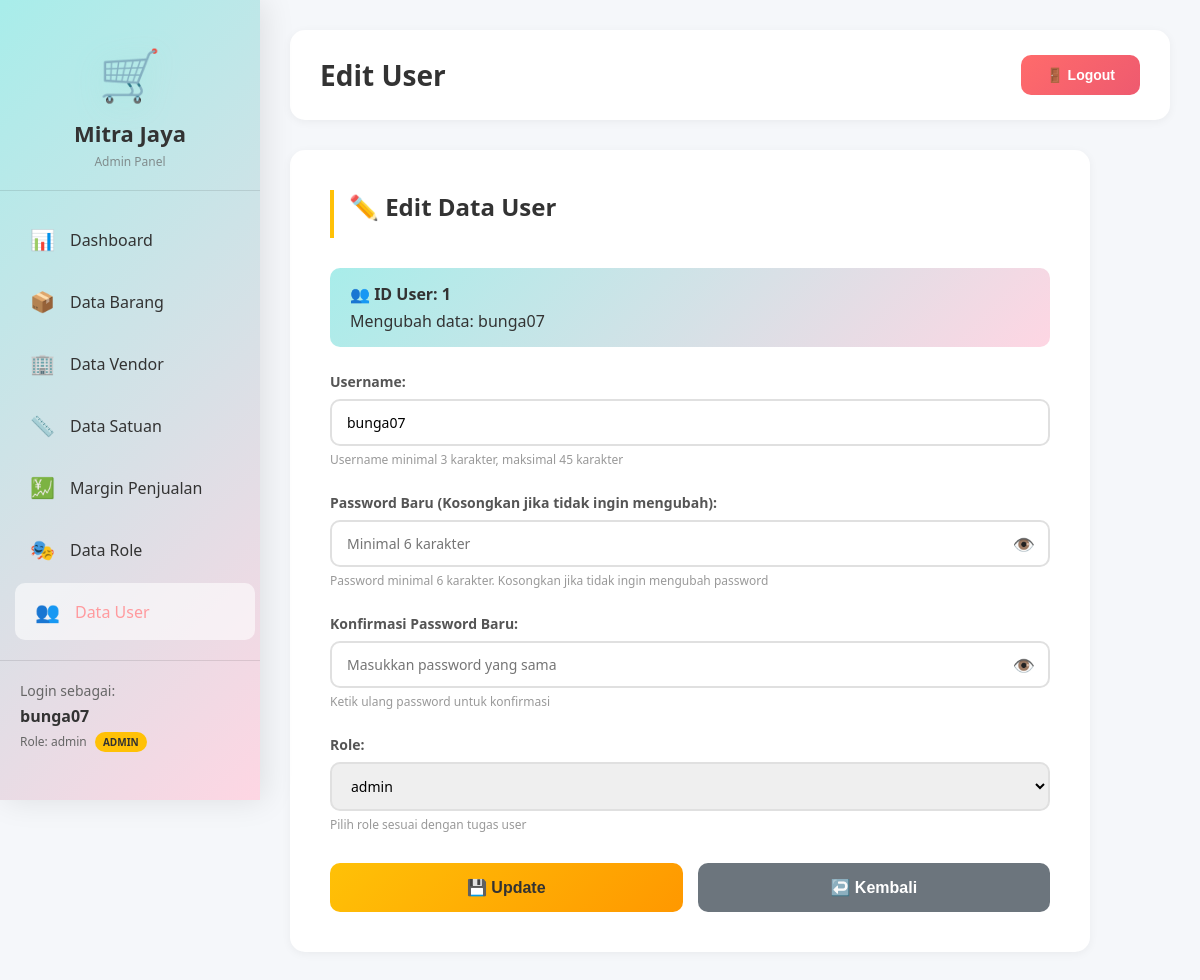
The app's page /user/updateuser.php?id=1 (signed in) with its own data.
### tables this page shows
CREATE TABLE `user` (
  `iduser` int(11) NOT NULL AUTO_INCREMENT,
  `username` varchar(45) NOT NULL,
  `password` varchar(100) NOT NULL,
  `idrole` int(11) DEFAULT NULL,
  PRIMARY KEY (`iduser`),
  KEY `idrole` (`idrole`),
  CONSTRAINT `user_ibfk_1` FOREIGN KEY (`idrole`) REFERENCES `role` (`idrole`)
);

CREATE TABLE `role` (
  `idrole` int(11) NOT NULL AUTO_INCREMENT,
  `nama_role` varchar(100) NOT NULL,
  PRIMARY KEY (`idrole`)
);

### user/updateuser.php (the view, shortened to what this page needs)
<?php
$host = 'localhost';
$dbname = 'db_mitrajayasupermarket';
$db_username = 'root';
$db_password = '';
$user = null;
try {
    $conn = new PDO("mysql:host=$host;dbname=$dbname", $db_username, $db_password);
    $conn->setAttribute(PDO::ATTR_ERRMODE, PDO::ERRMODE_EXCEPTION);
    $id = $_GET['id'];
    $stmt = $conn->prepare("SELECT * FROM user WHERE iduser = ?");
    $stmt->execute([$id]);
    $user = $stmt->fetch(PDO::FETCH_ASSOC);
    $stmt = $conn->query("SELECT idrole, nama_role FROM role ORDER BY nama_role");
    $roles = $stmt->fetchAll(PDO::FETCH_ASSOC);
} catch(PDOException $e) {
    $error = "Error: " . $e->getMessage();
}
?>
<!DOCTYPE html>
<html lang="id">
<head>
</head>
<body>
    <div class="sidebar">
        <div class="logo">
            <div class="logo-icon">🛒</div>
            <h2>Mitra Jaya</h2>
            <p>Admin Panel</p>
        </div>
        <ul class="menu">
            <li><a href="../dashboard/dashboardadmin.php"><span class="menu-icon">📊</span> Dashboard</a></li>
            <li><a href="../barang/indexbarang.php"><span class="menu-icon">📦</span> Data Barang</a></li>
            <li><a href="../vendor/indexvendor.php"><span class="menu-icon">🏢</span> Data Vendor</a></li>
            <li><a href="../satuan/indexsatuan.php"><span class="menu-icon">📏</span> Data Satuan</a></li>
            <li><a href="../margin_penjualan/indexmargin.php"><span class="menu-icon">💹</span> Margin Penjualan</a></li>
            <li><a href="../role/indexrole.php"><span class="menu-icon">🎭</span> Data Role</a></li>
            <li><a href="indexuser.php" class="active"><span class="menu-icon">👥</span> Data User</a></li>
        </ul>
        <div class="user-info">
            <p>Login sebagai:</p>
            <strong><?php echo $_SESSION['username']; ?></strong>
            <p style="margin-top: 5px; font-size: 12px;">
                Role: <?php echo $_SESSION['role_name']; ?>
                <?php if ($_SESSION['role_id'] == 2): ?>
                    <span class="role-badge role-superadmin">⭐ SUPER</span>
                <?php elseif ($_SESSION['role_id'] == 1): ?>
                    <span class="role-badge role-admin">ADMIN</span>
                <?php endif; ?>
            </p>
        </div>
    </div>
    <div class="main-content">
        <div class="header">
            <h1>Edit User</h1>
            <button class="btn-logout" onclick="window.location.href='../login/logout.php'">
                🚪 Logout
            </button>
        </div>
        <div class="form-card">
            <h2 class="page-title">✏️ Edit Data User</h2>
            <div class="info-box">
                <strong>👥 ID User: <?php echo $user['iduser']; ?></strong>
                Mengubah data: <?php echo htmlspecialchars($user['username']); ?>
            </div>
            <form method="POST" action="">
                <div class="form-group">
                    <label for="username">Username:</label>
                    <input type="text" id="username" name="username" required
                           value="<?php echo htmlspecialchars($user['username']); ?>"
                           placeholder="Contoh: johndoe123"
                           minlength="3" maxlength="45">
                    <div class="input-hint">Username minimal 3 karakter, maksimal 45 karakter</div>
                </div>
                <div class="form-group">
                    <label for="password">Password Baru (Kosongkan jika tidak ingin mengubah):</label>
                    <div class="password-toggle">
                        <input type="password" id="password" name="password"
                               placeholder="Minimal 6 karakter"
                               minlength="6">
                        <span class="toggle-icon" onclick="togglePassword('password')">👁️</span>
                    </div>
                    <div class="input-hint">Password minimal 6 karakter. Kosongkan jika tidak ingin mengubah password</div>
                </div>
                <div class="form-group">
                    <label for="confirm_password">Konfirmasi Password Baru:</label>
                    <div class="password-toggle">
                        <input type="password" id="confirm_password" name="confirm_password"
                               placeholder="Masukkan password yang sama"
                               minlength="6">
                        <span class="toggle-icon" onclick="togglePassword('confirm_password')">👁️</span>
                    </div>
                    <div class="input-hint">Ketik ulang password untuk konfirmasi</div>
                </div>
                <div class="form-group">
                    <label for="idrole">Role:</label>
                    <select id="idrole" name="idrole" required>
                        <?php foreach ($roles as $role): ?>
                            <option value="<?php echo $role['idrole']; ?>"
                                <?php echo ($role['idrole'] == $user['idrole']) ? 'selected' : ''; ?>>
                                <?php echo htmlspecialchars($role['nama_role']); ?>
                            </option>
                        <?php endforeach; ?>
                    </select>
                    <div class="input-hint">Pilih role sesuai dengan tugas user</div>
                </div>
                <div class="button-group">
                    <button type="submit" class="btn btn-warning">
                        💾 Update
                    </button>
                    <button type="button" class="btn btn-secondary" onclick="window.location.href='indexuser.php'">
                        ↩️ Kembali
                    </button>
                </div>
            </form>
        </div>
    </div>
</body>
</html>

### user/updateuser.php (style rules this page uses)
* { margin: 0; padding: 0; box-sizing: border-box; }
body { font-family: 'Segoe UI', Tahoma, Geneva, Verdana, sans-serif; background: #f5f7fa; display: flex; }
.sidebar { width: 260px; background: linear-gradient(135deg, #a8edea 0%, #fed6e3 100%); min-height: 100vh; color: #333; padding: 20px 0; position: fixed; left: 0; top: 0; box-shadow: 4px 0 30px rgba(0, 0, 0, 0.1); }
.logo { text-align: center; padding: 20px; border-bottom: 1px solid rgba(0,0,0,0.1); margin-bottom: 20px; }
.logo-icon { font-size: 50px; margin-bottom: 10px; filter: drop-shadow(0 5px 15px rgba(116, 235, 213, 0.3)); }
.logo h2 { font-size: 22px; margin-bottom: 5px; color: #333; }
.logo p { font-size: 12px; opacity: 0.7; color: #666; }
.menu { list-style: none; padding: 0 10px; }
.menu li { margin-bottom: 5px; }
.menu a { display: flex; align-items: center; padding: 15px 20px; color: #333; text-decoration: none; border-radius: 10px; transition: all 0.3s ease; font-weight: 500; }
.menu a:hover, .menu a.active { background: rgba(255,255,255,0.6); color: #ff9a9e; transform: translateX(5px); }
.menu-icon { margin-right: 15px; font-size: 20px; }
.user-info { padding: 20px; border-top: 1px solid rgba(0,0,0,0.1); margin-top: 20px; }
.user-info p { font-size: 14px; margin-bottom: 5px; color: #666; }
.user-info strong { font-size: 16px; color: #333; }
.role-badge { display: inline-block; padding: 3px 8px; border-radius: 12px; font-size: 10px; font-weight: 700; margin-left: 5px; text-transform: uppercase; }
.role-admin { background: #ffc107; color: #333; }
.main-content { margin-left: 260px; flex: 1; padding: 30px; }
.header { background: white; padding: 25px 30px; border-radius: 15px; box-shadow: 0 2px 10px rgba(0,0,0,0.05); margin-bottom: 30px; display: flex; justify-content: space-between; align-items: center; }
.header h1 { color: #333; font-size: 28px; }
.btn-logout { background: linear-gradient(135deg, #ff6b6b, #ee5a6f); color: white; border: none; padding: 12px 25px; border-radius: 10px; cursor: pointer; font-size: 14px; font-weight: 600; transition: all 0.3s ease; }
.form-card { background: white; padding: 40px; border-radius: 15px; box-shadow: 0 2px 10px rgba(0,0,0,0.05); max-width: 800px; }
.page-title { font-size: 24px; color: #333; margin-bottom: 30px; padding-bottom: 15px; border-left: 4px solid #ffc107; padding-left: 15px; }
.form-group { margin-bottom: 25px; }
.form-group label { display: block; font-size: 14px; font-weight: 600; color: #555; margin-bottom: 8px; }
.form-group input, .form-group select { width: 100%; padding: 12px 15px; border: 2px solid #e0e0e0; border-radius: 10px; font-size: 14px; transition: all 0.3s ease; font-family: 'Segoe UI', Tahoma, Geneva, Verdana, sans-serif; }
.button-group { display: flex; gap: 15px; margin-top: 30px; }
.btn { flex: 1; padding: 15px; border: none; border-radius: 10px; font-size: 16px; font-weight: 600; cursor: pointer; transition: all 0.3s ease; }
.btn-warning { background: linear-gradient(135deg, #ffc107 0%, #ff9800 100%); color: #333; }
.btn-secondary { background: #6c757d; color: white; }
.input-hint { font-size: 12px; color: #999; margin-top: 5px; }
.info-box { background: linear-gradient(135deg, #a8edea 0%, #fed6e3 100%); padding: 15px 20px; border-radius: 10px; margin-bottom: 25px; color: #333; }
.info-box strong { display: block; margin-bottom: 5px; }
.password-toggle { position: relative; }
.password-toggle input { padding-right: 45px; }
.toggle-icon { position: absolute; right: 15px; top: 50%; transform: translateY(-50%); cursor: pointer; font-size: 18px; user-select: none; }

### records on screen
user: iduser "1", username "bunga07", idrole "admin"

### other values on screen
$_SESSION['username'] "bunga07"
$_SESSION['role_name'] "admin"
